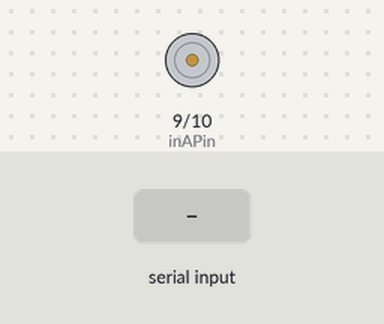
Bench run of a sketch on a simulated Arduino Uno, built with avr-gcc and run on an emulated ATmega328P. Parts: motor-driver pin pairs drawn as motors (green arrow = first pin HIGH = forward, orange = second pin HIGH = backward, longer = more drive). Inputs (shaded band) come from the test bench.

Above: at 1.2 s.
1.3 s: "1" received over Serial
At 2.0 s:
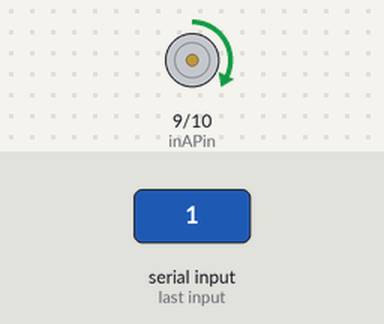
2.8 s: "3" received over Serial
At 3.2 s:
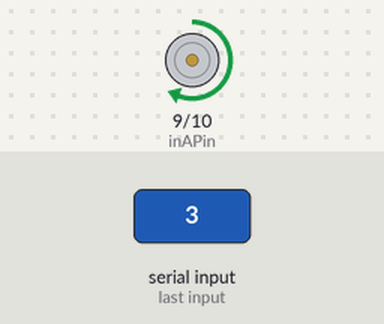
4.3 s: "4" received over Serial
At 5.5 s:
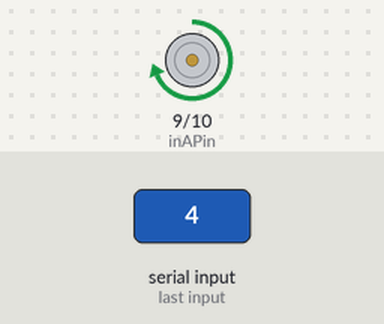
Timing chart, 0 to 7.3 s (numbered marks = the images above; inputs shaded):
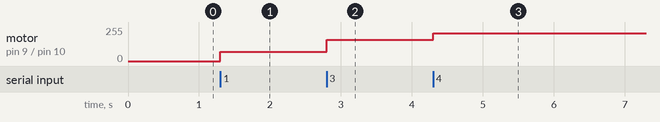

Measured:
- after the input at 1.3 s, motor on pin 9 (inAPin) / pin 10 (inBPin): stopped → forward 70/255 at once
- after the input at 2.8 s, motor on pin 9 (inAPin) / pin 10 (inBPin): forward 70/255 → forward 160/255 at once
- after the input at 4.3 s, motor on pin 9 (inAPin) / pin 10 (inBPin): forward 160/255 → forward 210/255 at once

The sketch:

connect.ino
```cpp
int inAPin = 9;  // Pin for INA
int inBPin = 10; // Pin for INB

void setup() {
  Serial.begin(9600);
  pinMode(inAPin, OUTPUT);
  pinMode(inBPin, OUTPUT);
}

void loop() {
  if (Serial.available() > 0) {
    char command = Serial.read();

    switch (command) {
      case '0': // Stop
        analogWrite(inAPin, 0);
        analogWrite(inBPin, 0);
        break;
      case '1': // Speed 1
        analogWrite(inAPin, 70); // PWM Value
        analogWrite(inBPin, 0);
        break;
      case '2': // Speed 2
        analogWrite(inAPin, 110); // PWM Value
        analogWrite(inBPin, 0);
        break;
      case '3': // Speed 3
        analogWrite(inAPin, 160); // PWM Value
        analogWrite(inBPin, 0);
        break;
      case '4': // Speed 4
        analogWrite(inAPin, 210); // PWM Value
        analogWrite(inBPin, 0);
        break;
      case '5': // Speed 5
        analogWrite(inAPin, 255); // PWM Value
        analogWrite(inBPin, 0);
        break;
      default:
        analogWrite(inAPin, 0);
        analogWrite(inBPin, 0);
        break;
    }
  }
}
```
